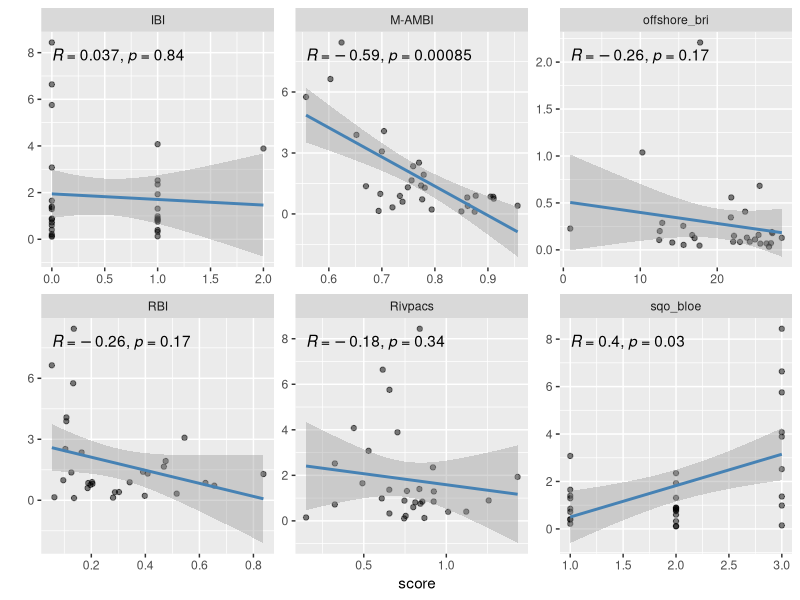
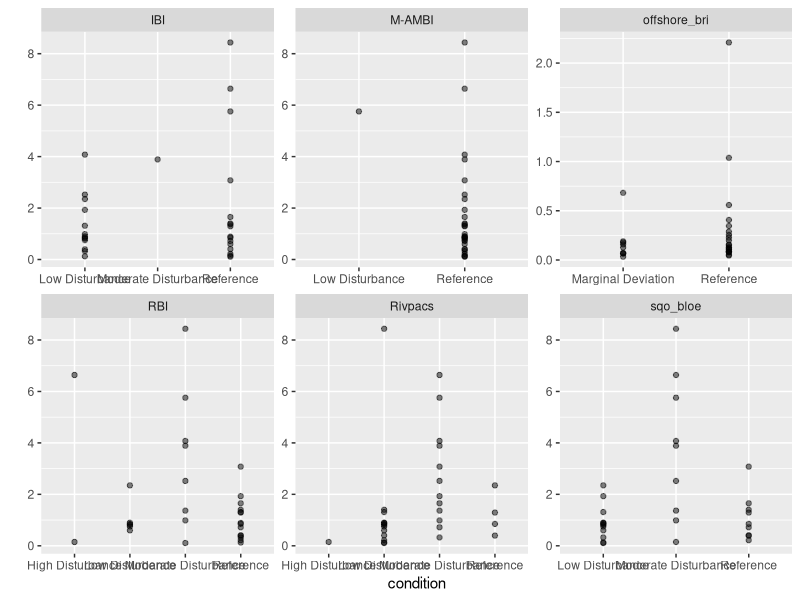
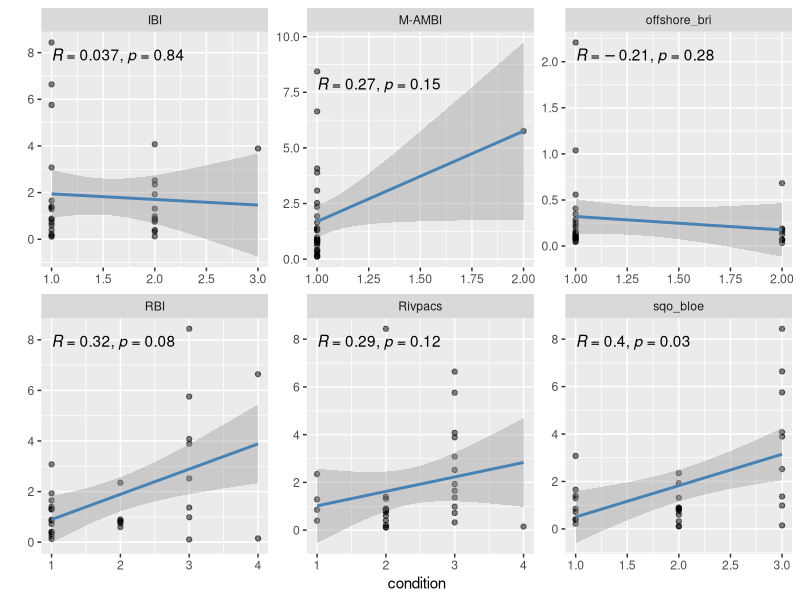
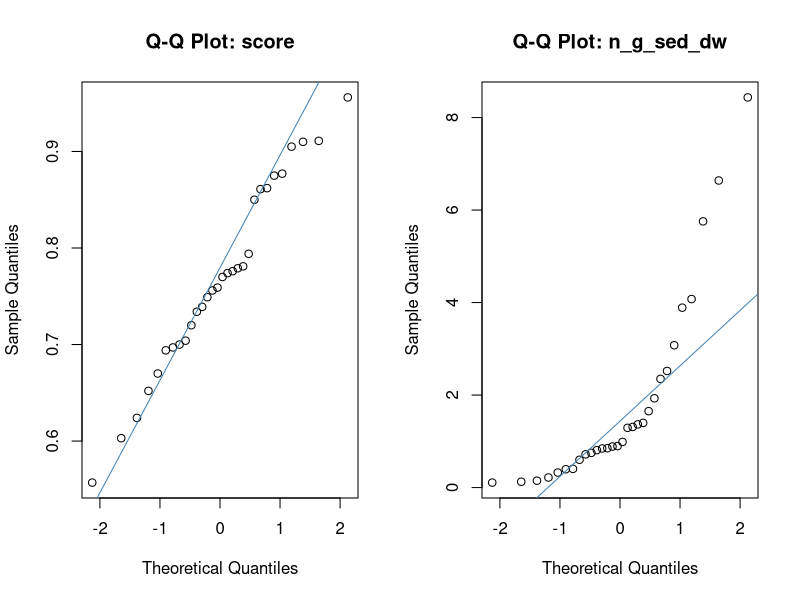
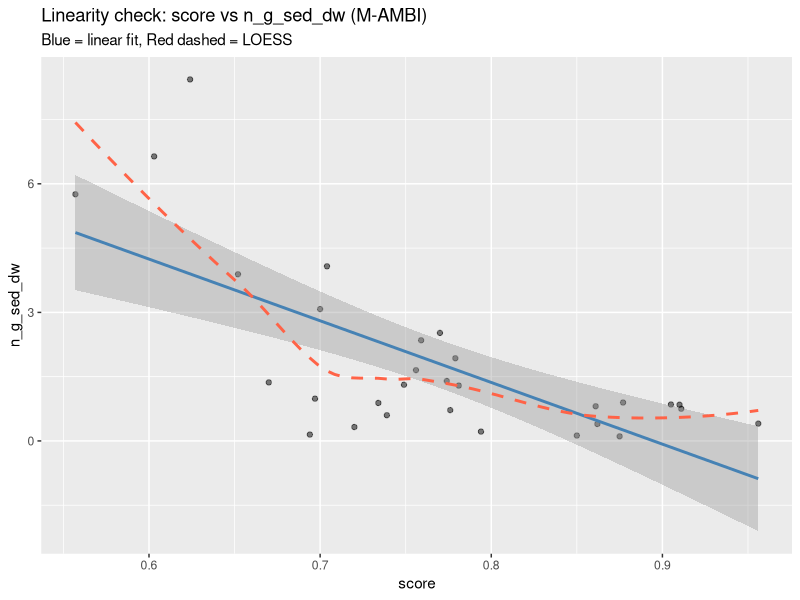
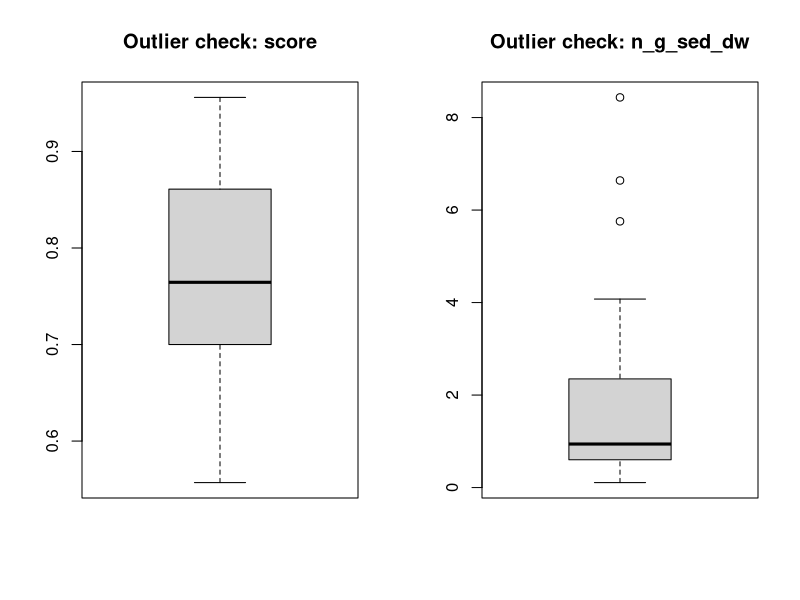
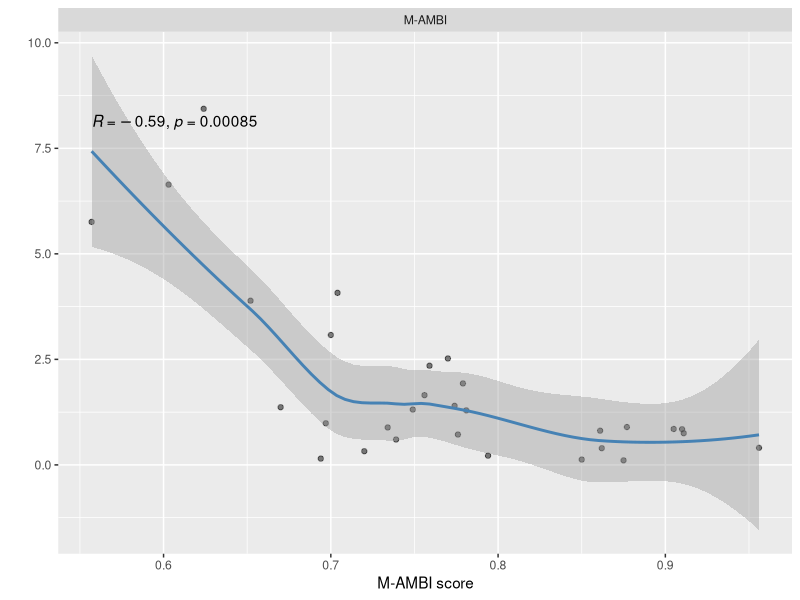

Recreate these plots in R, in order.
## ---- chunk 1
#| label: Load-libraries 

library(tidyverse)
library(ggpubr)

## ---- chunk 2
#| label: Import-data

mp_sed_con <- read.csv(file = "Data/sed_mp_con.csv")

condition_scores <- read.csv(file = "Data/b23_conditionscores.csv")

## ---- chunk 3

#| label: MPs x all Benthic-indices

mpdata_scores <- left_join(mp_sed_con, condition_scores) |> 
  group_by(stationid, stratumtype, index, score, condition, cond_class, n_g_sed_dw) |> 
  summarise(.groups = "drop") |> 
  drop_na(score, n_g_sed_dw) 

scores <- mpdata_scores |> 
  ggplot(aes(x = score, y = n_g_sed_dw))+
  geom_point(alpha = 0.5)+
  geom_smooth(method = "lm", se = TRUE, color = "steelblue") +
  facet_wrap(~index)+
  stat_cor(method = "spearman", label.x.npc = "left", label.y.npc = "top") +
  facet_wrap(~index, scales = "free") +
  labs(x = "score", y = "")

scores

cond <- mpdata_scores |> 
  ggplot(aes(x = condition, y = n_g_sed_dw))+
  geom_point(alpha = 0.5)+
  geom_smooth(method = "lm", se = TRUE, color = "steelblue") +
  facet_wrap(~index)+
  stat_cor(method = "spearman", label.x.npc = "left", label.y.npc = "top") +
  facet_wrap(~index, scales = "free") +
  labs(x = "condition", y = "")

cond

cond_class <- mpdata_scores |> 
  ggplot(aes(x = cond_class, y = n_g_sed_dw))+
  geom_point(alpha = 0.5)+
  geom_smooth(method = "lm", se = TRUE, color = "steelblue") +
  facet_wrap(~index)+
  stat_cor(method = "spearman", label.x.npc = "left", label.y.npc = "top") +
  facet_wrap(~index, scales = "free") +
  labs(x = "condition", y = "")

cond_class

## ---- chunk 4

#| label: MPs x M-AMBI

ambi <- mpdata_scores |> 
  filter(index == "M-AMBI")

# 1. Normality: Shapiro-Wilk test (p > 0.05 suggests normality)
shapiro.test(ambi$score)
shapiro.test(ambi$n_g_sed_dw) 

# 2. Normality: Q-Q plots
par(mfrow = c(1, 2))
qqnorm(ambi$score, main = "Q-Q Plot: score")
qqline(ambi$score, col = "steelblue")
qqnorm(ambi$n_g_sed_dw, main = "Q-Q Plot: n_g_sed_dw")
qqline(ambi$n_g_sed_dw, col = "steelblue")
par(mfrow = c(1, 1))

# 3. Linearity: scatter plot with LOESS and linear smoother
ggplot(ambi, aes(x = score, y = n_g_sed_dw)) +
  geom_point(alpha = 0.5) +
  geom_smooth(method = "lm", color = "steelblue", se = TRUE) +
  geom_smooth(method = "loess", color = "tomato", se = FALSE, linetype = "dashed") +
  labs(title = "Linearity check: score vs n_g_sed_dw (M-AMBI)",
       subtitle = "Blue = linear fit, Red dashed = LOESS")

# 4. Outliers: boxplots
par(mfrow = c(1, 2))
boxplot(ambi$score, main = "Outlier check: score")
boxplot(ambi$n_g_sed_dw, main = "Outlier check: n_g_sed_dw")
par(mfrow = c(1, 1))

# 5. Spearman's correlation test (all of the Pearson's assumptions violated)
cor.test(ambi$score, ambi$n_g_sed_dw, method = "spearman")

corr <- ambi |> 
  ggplot(aes(x = score, y = n_g_sed_dw))+
  geom_point(alpha = 0.5)+
  geom_smooth(method = "loess", se = TRUE, color = "steelblue") +
  stat_cor(method = "spearman", label.x.npc = "left", label.y.npc = "top") +
  facet_wrap(~index, scales = "free") +
  labs(x = "M-AMBI score", y = "")

corr
